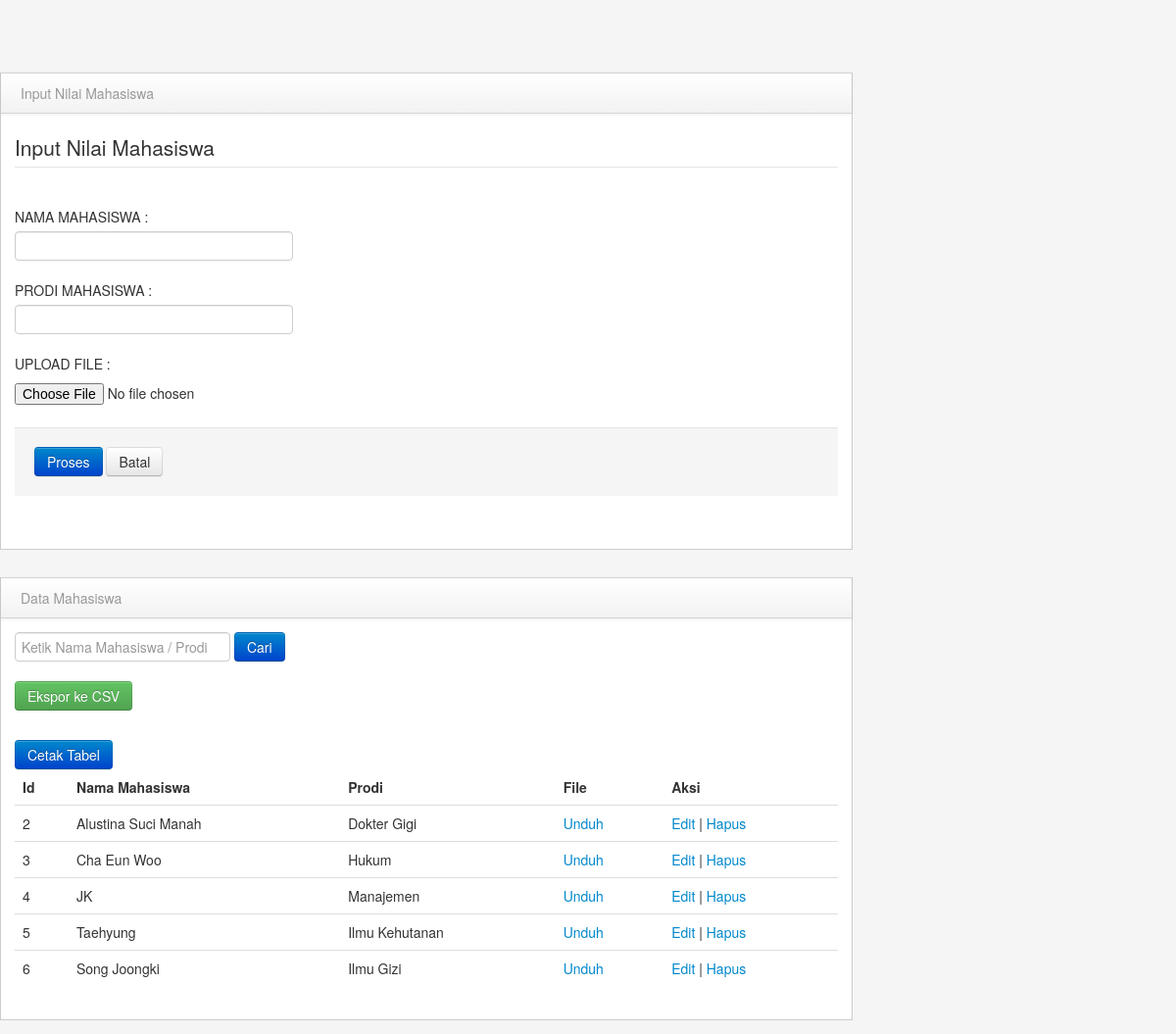
The page / on the database its author committed.
### tables this page shows
CREATE TABLE `mahasiswa` (
  `id` int(11) NOT NULL,
  `nama_mahasiswa` varchar(255) NOT NULL,
  `prodi` varchar(255) NOT NULL,
  `file` blob NOT NULL
);

### index.php (the view, shortened to what this page needs)
<?php
include "koneksi.php";
$data_edit = isset($_GET['id']) ? mysqli_fetch_assoc(mysqli_query($koneksi, "SELECT * FROM mahasiswa WHERE id = " . $_GET['id'])) : null;
$search = isset($_GET['search']) ? $_GET['search'] : '';
if ($search != '') {
    $query = "SELECT * FROM mahasiswa WHERE nama_mahasiswa LIKE '%$search%' OR prodi LIKE '%$search%'";
} else {
    $query = "SELECT * FROM mahasiswa";
}
$result = mysqli_query($koneksi, $query);
?>
<!DOCTYPE html>
<html lang="id">
<head>
    <link href="library/bootstrap/css/bootstrap.min.css" rel="stylesheet" media="screen">
    <link href="library/bootstrap/css/bootstrap-responsive.min.css" rel="stylesheet" media="screen">
    <link href="library/assets/styles.css" rel="stylesheet" media="screen">
</head>
<body>
    <div class="span9" id="content">
        <div class="row-fluid">
            <div class="block">
                <div class="navbar navbar-inner block-header">
                    <div class="muted pull-left">Input Nilai Mahasiswa</div>
                </div>
                <div class="block-content collapse in">
                    <div class="span12">
                        <form action="<?php echo isset($data_edit['id']) ? 'edit_data.php?id=' . $data_edit['id'] . '&proses=1' : 'percobaan8.php'; ?>" method="POST" enctype="multipart/form-data">
                            <fieldset>
                                <legend>Input Nilai Mahasiswa</legend>
                                <div class="control-group">
                                    <label class="control-label" for="NPM">NAMA MAHASISWA : </label>
                                    <div class="controls">
                                        <input type="text" class="input-xlarge focused" id="NPM" name="nama" value="<?php echo isset($data_edit['nama_mahasiswa']) ? $data_edit['nama_mahasiswa'] : ''; ?>">
                                    </div>
                                </div>
                                <div class="control-group">
                                    <label class="control-label" for="NPM">PRODI MAHASISWA : </label>
                                    <div class="controls">
                                        <input type="text" class="input-xlarge focused" id="NPM" name="prodi" value="<?php echo isset($data_edit['prodi']) ? $data_edit['prodi'] : ''; ?>">
                                    </div>
                                </div>
                                <div class="control-group">
                                    <label class="control-label" for="file">UPLOAD FILE : </label>
                                    <div class="controls">
                                        <input type="file" class="input-xlarge focused" id="file" name="file">
                                    </div>
                                </div>
                                <div class="form-actions">
                                    <button type="submit" class="btn btn-primary">Proses</button>
                                    <button type="reset" class="btn">Batal</button>
                                </div>
                            </fieldset>
                        </form>
                    </div>
                </div>
            </div>
        </div>
        <div class="row-fluid">
            <div class="block">
                <div class="navbar navbar-inner block-header">
                    <div class="muted pull-left">Data Mahasiswa</div>
                </div>
                <div class="block-content collapse in">
                    <div class="span12">
                        <form method="GET" action="" class="form-inline">
                            <div class="input-group">
                                <input type="text" name="search" placeholder="Ketik Nama Mahasiswa / Prodi" class="form-control" value="<?php echo $search; ?>">
                                <span class="input-group-btn">
                                    <button type="submit" class="btn btn-primary">Cari</button>
                                </span>
                            </div>
                        </form>
                        <form action="export_csv.php" method="POST" style="margin-top: 10px;">
                            <button type="submit" class="btn btn-success">Ekspor ke CSV</button>
                        </form>
                        <button onclick="printTable()" class="btn btn-primary" style="margin-top: 10px;">Cetak Tabel</button>
                        <table class="table" id="mahasiswaTable">
                            <thead>
                                <tr>
                                    <th>Id</th>
                                    <th>Nama Mahasiswa</th>
                                    <th>Prodi</th>
                                    <th>File</th>
                                    <th>Aksi</th>
                                </tr>
                            </thead>
                            <tbody>
                                <?php
                                while ($data = mysqli_fetch_assoc($result)) {
                                ?>
                                <tr>
                                    <td><?php echo $data['id'] ?></td>
                                    <td><?php echo $data['nama_mahasiswa'] ?></td>
                                    <td><?php echo $data['prodi'] ?></td>
                                    <td>
                                        <?php if ($data['file']) { ?>
                                            <a href="upload/<?php echo $data['file'] ?>" target="_blank">Unduh</a>
                                        <?php } else { ?>
                                            Tidak ada file
                                        <?php } ?>
                                    </td>
                                    <td><a href="index.php?id=<?php echo $data['id']; ?>">Edit</a> | <a href="hapus_data.php?id=<?php echo $data['id']; ?>">Hapus</a></td>
                                </tr>
                                <?php
                                }
                                ?>
                            </tbody>
                        </table>
                    </div>
                </div>
            </div>
        </div>
    </div>
</body>
</html>

### library/assets/styles.css (style rules this page uses)
body { padding-top: 0; padding-bottom: 40px; background-color: #f5f5f5; }
@media (min-width: 979px) { body { padding-top: 60px; } }
#content { margin-left:0px; }
.block { border: 1px solid #ccc; background: white; margin: 1em 0em; border-top: none; }
.block-content { margin: 1em; min-height: .25em; }
.block-header { margin-bottom: 0px; border-right: none; border-left: none; -webkit-border-radius: 0px; -moz-border-radius: 0px; border-radius: 0px; }
.block-header div { padding-top: 10px; }

### rows shown on the page
mahasiswa: id "2", nama_mahasiswa "Alustina Suci Manah", prodi "Dokter Gigi"
mahasiswa: id "3", nama_mahasiswa "Cha Eun Woo", prodi "Hukum"
mahasiswa: id "4", nama_mahasiswa "JK", prodi "Manajemen"
mahasiswa: id "5", nama_mahasiswa "Taehyung", prodi "Ilmu Kehutanan"
mahasiswa: id "6", nama_mahasiswa "Song Joongki", prodi "Ilmu Gizi"
